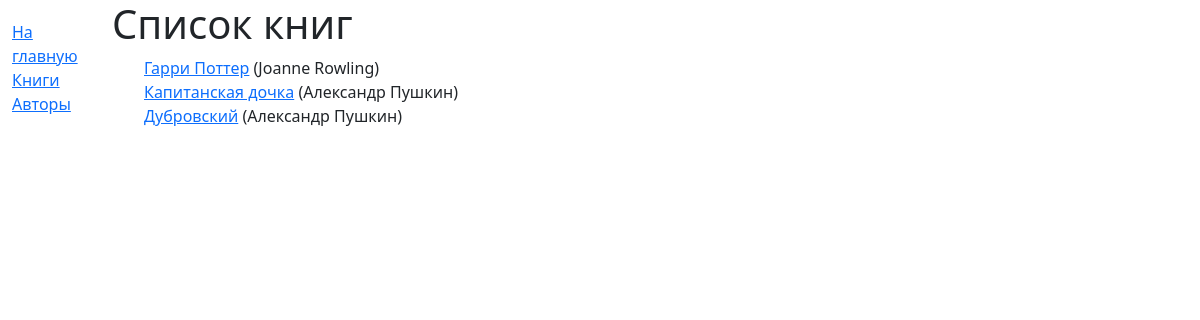
The page /books/ on the database its author committed.
### reader/models.py (models this page shows, shortened)
class Book(models.Model):
    title = models.CharField(max_length=250)
    author = models.ForeignKey(Author, on_delete=models.SET_NULL, null=True, verbose_name="author")
    summary = models.TextField(max_length=1000, help_text="Краткое описание того, о чем книга")
    genre = models.ManyToManyField(Genre, help_text="Выберите жанр(ы) для книги")
    isbn = models.CharField("ISBN", max_length=13, unique=True, help_text="13 цифр ISBN(идентификатор издательства)")
    language = models.ForeignKey('Language', on_delete=models.SET_NULL, null=True)
    def display_genre(self):
        return ", ".join(genre.name for genre in self.genre.all()[:3])
    display_genre.short_description = "Жанр"
    def get_absolute_url(self):
        return reverse("book_detail", args=[str(self.pk)])

class Author(models.Model):
    first_name = models.CharField(max_length=30)
    last_name = models.CharField(max_length=30)
    date_of_birth = models.DateField(null=True, blank=True)
    date_of_death = models.DateField("Died", null=True, blank=True)
    class Meta:
        ordering = ['last_name', 'first_name']
    def __str__(self):
        return self.first_name + ' ' + self.last_name

### reader/views.py (the view)
# urls.py: path('books/', views.BookListView.as_view(), name="books"),
class BookListView(generic.ListView):
    model = Book
    paginate_by = 10

### reader/templates/reader/book_list.html
{% extends 'base_generic.html' %}
{% block content %}
    <h1>Список книг</h1>
    {% if book_list %}
        <ul>
            {% for book in book_list %}
                <li>
                    <a href="{{ book.get_absolute_url }}">{{ book.title }}</a> ({{book.author}})
                </li>
            {% endfor %}
        </ul>
    {% else %}
        <p>Куда-то делись все книги. Мы выясняем в чем дело!</p>
    {% endif %}
{% endblock content %}

### reader/static/css/styles.css (style rules this page uses)
* { list-style: none; }

### rows shown on the page
Book: title "Гарри Поттер", author "Joanne Rowling"
Book: title "Капитанская дочка", author "Александр Пушкин"
Book: title "Дубровский", author "Александр Пушкин"
